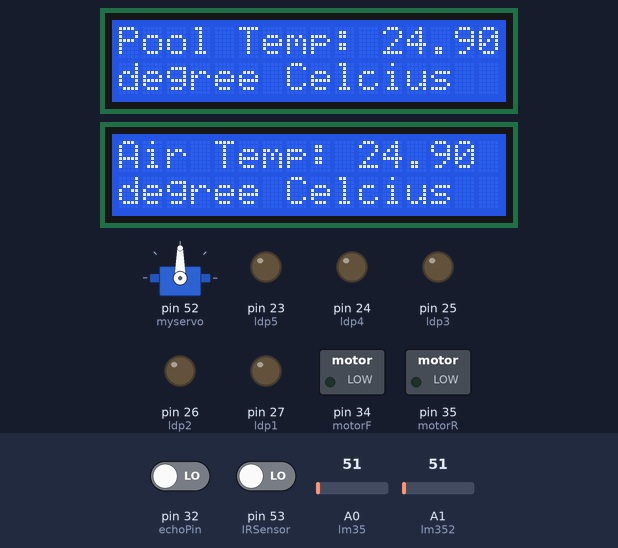
Simulated run of this sketch. Board: Arduino Mega 2560, built with avr-gcc and run on an emulated ATmega2560. Parts: servo, 2 × 16×2 character LCD, switched loads named in the sketch (green lamp = pin HIGH), output pins drawn as LEDs (lit = HIGH). Inputs (shaded band) come from the test bench; at power-on: pin 53 (IRSensor) LOW, A0 (lm35) = 51, A1 (lm352) = 51, pin 32 (echoPin) LOW. Pins used as bus, display or sensor lines are not drawn.

Above: at 1.3 s.
1.4 s: pin 53 (IRSensor) driven HIGH
6.3 s: A0 (lm35) set to 61
At 11.6 s:
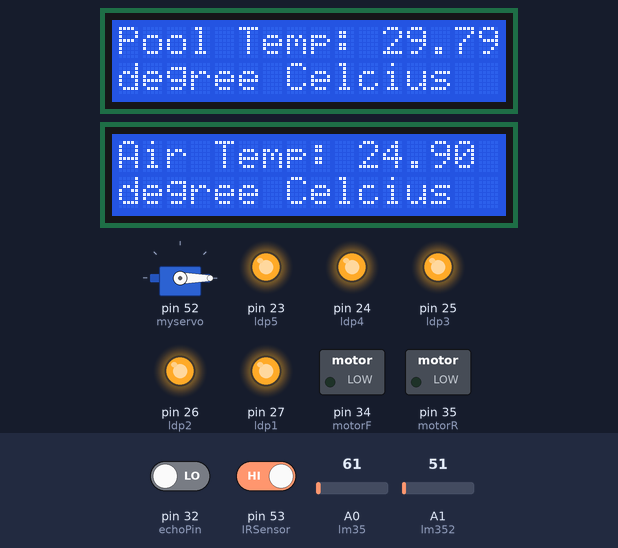
12.3 s: A1 (lm352) set to 61
At 17.7 s:
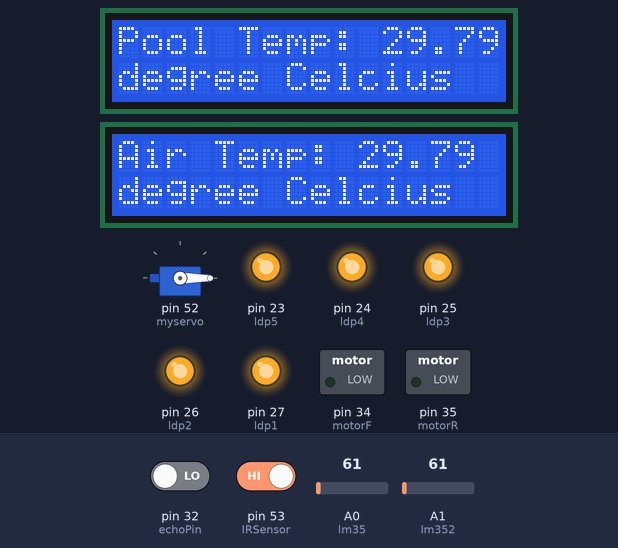
18.0 s: A0 (lm35) set to 71
At 22.8 s:
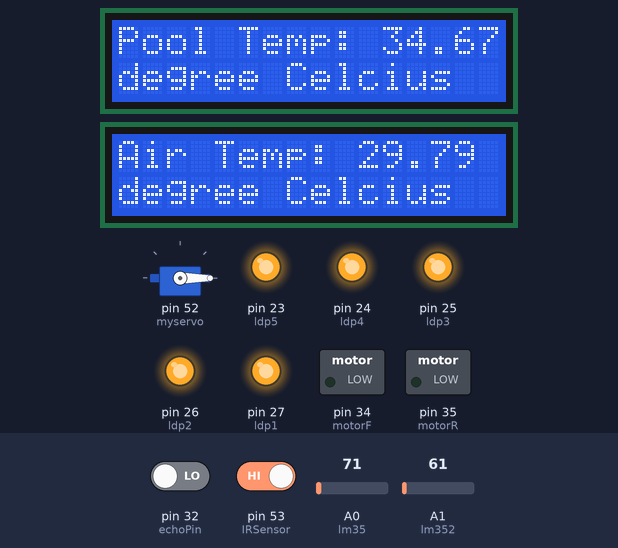
23.4 s: A1 (lm352) set to 71
At 27.7 s:
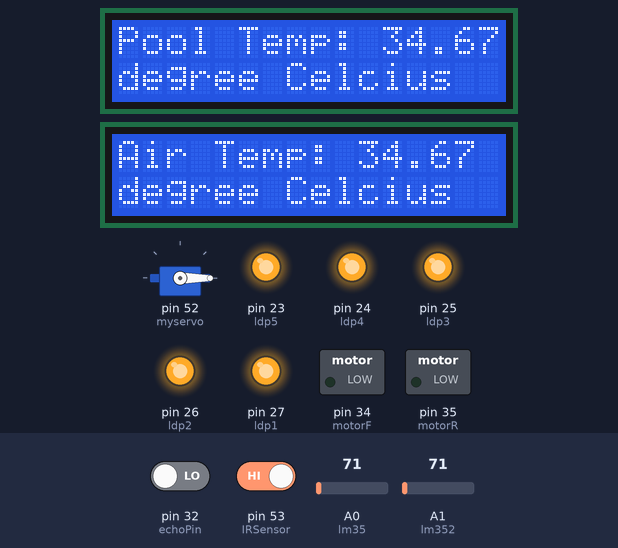
28.9 s: A0 (lm35) set to 86
At 33.9 s:
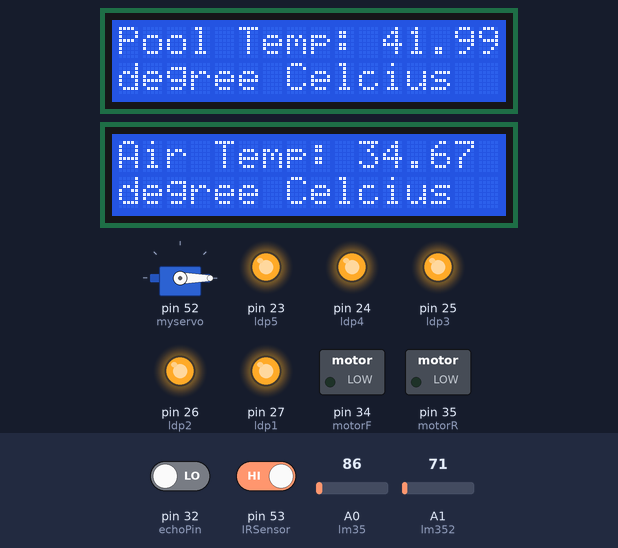
Timing chart, 0 to 35.3 s (numbered marks = the images above; inputs shaded):
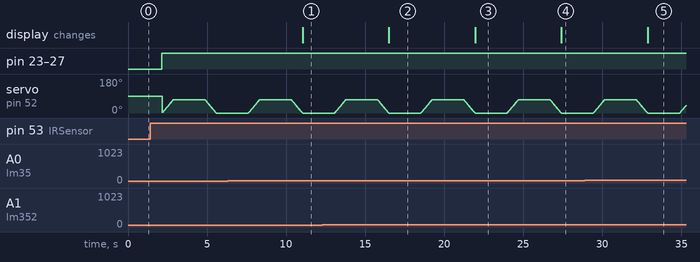

The sketch:

Water_Level_and_Environment_Control_System.ino
```cpp
#include <Servo.h>
#include <LiquidCrystal.h>

LiquidCrystal lcd(46, 47, 48, 49, 50, 51);
LiquidCrystal lcd2(39, 40, 41, 42, 43, 44);

int IRSensor = 53;
Servo myservo;

int servoPos = 0 ;

int lmval = 0;
int lm35 = A0;
int lmval2 = 0;
int lm352 = A1;

int ldp1 = 27;
int ldp2 = 26;
int ldp3 = 25;
int ldp4 = 24;
int ldp5 = 23;

const int buzzer = 30;
const int trigPin = 31;
const int echoPin = 32;
long duration;
int distance;
int motorF = 34;
int motorR = 35;

void setup() {
  // put your setup code here, to run once:
  pinMode(IRSensor, INPUT);
  myservo.attach(52);
  lcd.begin(16, 2);
  lcd2.begin(16, 2);
  pinMode(ldp1, OUTPUT);
  pinMode(ldp2, OUTPUT);
  pinMode(ldp3, OUTPUT);
  pinMode(ldp4, OUTPUT);
  pinMode(ldp5, OUTPUT);
  pinMode(trigPin,OUTPUT);
  pinMode(echoPin,INPUT);
  pinMode(buzzer,OUTPUT);
  pinMode(motorR,OUTPUT);
  pinMode(motorF,OUTPUT);
}

void loop() {
  // put your main code here, to run repeatedly:
  int sensorStatus = digitalRead(IRSensor);

  if (sensorStatus == 1) {
    for (servoPos = 0 ; servoPos <= 70; servoPos = servoPos + 1) {
      myservo.write(servoPos);
      delay(10);
    }
    delay(2000);
    for (servoPos = 70; servoPos >= 0; servoPos = servoPos - 1) {
      myservo.write(servoPos);
      delay(10);
    }
  }


  lmval = analogRead(lm35);
  float millivolts = (lmval / 1024.0) * 5 * 1000;
  float cel = millivolts / 10;
  lcd.clear();
  lcd.setCursor(0, 0);
  lcd.print("Pool Temp: " + String(cel));
  lcd.setCursor(0, 1);
  lcd.print("degree Celcius");

  lmval2 = analogRead(lm352);
  float millivolts2 = (lmval2 / 1024.0) * 5 * 1000;
  float cel2 = millivolts2 / 10;
  lcd2.clear();
  lcd2.setCursor(0, 0);
  lcd2.print("Air Temp: " + String(cel2));
  lcd2.setCursor(0, 1);
  lcd2.print("degree Celcius");
  delay(1000);

  digitalWrite(trigPin,LOW);
  delay(2);
  digitalWrite(trigPin, HIGH);
  delay(10);
  digitalWrite(trigPin,LOW);
  duration = pulseIn(echoPin, HIGH);
  distance = duration * 0.034/2;

  if(distance>=0 && distance <= 20){
    light(ldp1,1);
    light(ldp2,1);
    light(ldp3,1);
    motorOff();
    light(ldp4,1);
    light(ldp5,1);
    noTone(buzzer);
  }else if(distance>=21 && distance <= 40){
    light(ldp1,0);
    light(ldp2,1);
    light(ldp3,1);
    light(ldp4,1);
    light(ldp5,1);
    motorOff();
    noTone(buzzer);
  }else if(distance>=41 && distance <= 60){
    light(ldp1,0);
    light(ldp2,0);
    light(ldp3,1);
    light(ldp4,1);
    light(ldp5,1);
    noTone(buzzer);
    motorOff();
  }else if(distance>=61 && distance <= 80){
    light(ldp1,0);
    light(ldp2,0);
    light(ldp3,0);
    light(ldp4,1);
    light(ldp5,1);
    noTone(buzzer);
    motorOff();
  }else if(distance>=81 && distance <= 100){
    light(ldp1,0);
    light(ldp2,0);
    light(ldp3,0);
    light(ldp4,0);
    light(ldp5,1);
    tone(buzzer,1000);
    motorOn();
  }


}


void motorOn(){
  digitalWrite(motorF,HIGH);
  digitalWrite(motorR,LOW);
}

void motorOff(){
  digitalWrite(motorF,LOW);
  digitalWrite(motorR,LOW);
}

void light(int led, int a){
  if(a==1){
    digitalWrite(led,HIGH);
  }else{
    digitalWrite(led,LOW);
  }
}
```

Measured:
- after the input at 6.3 s, the display: changes after 4.8 s (image 1)
- after the input at 12.3 s, the display: changes after 4.2 s (image 2)
- after the input at 18.0 s, the display: changes after 4.0 s (image 3)
- after the input at 23.4 s, the display: changes after 4.0 s (image 4)
- after the input at 28.9 s, the display: changes after 4.0 s (image 5)
